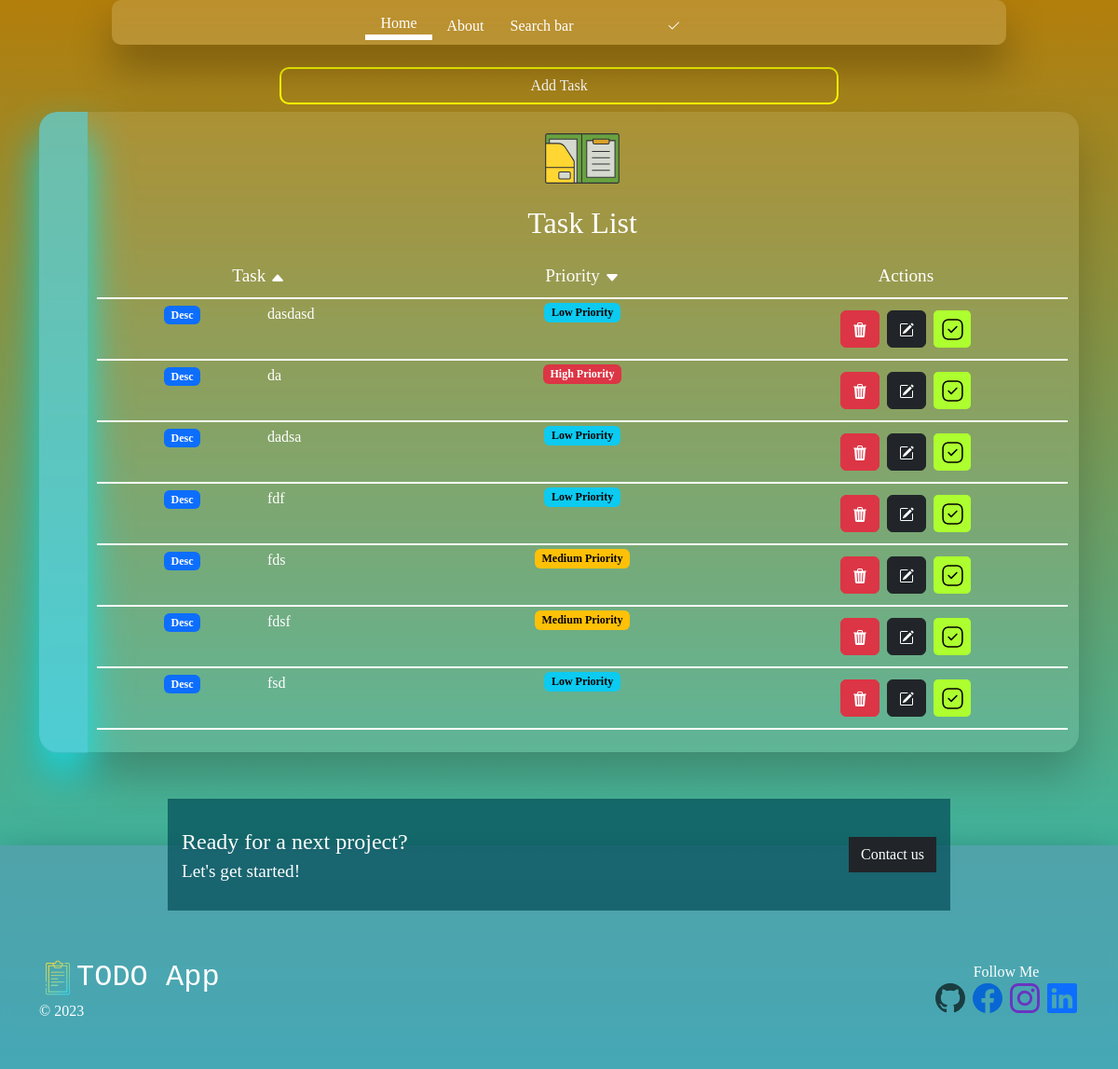
/ (signed in), run on the app's committed database.
### Home/models.py (models this page shows, shortened)
class TODO(models.Model):
    user = models.ForeignKey(User, on_delete=models.CASCADE, null=True)
    task_title = models.CharField(max_length=30)
    task_description = models.TextField()
    task_priority = models.TextField()
    time = models.DateTimeField(auto_now_add=True)
    task_status = models.BooleanField(default=False)

### Home/views.py (the view, shortened to what this page needs)
# urls.py: path('', views.todo, name='todo_list'),
@login_required(login_url='/account')
def todo(request):
    allTask = TODO.objects.filter(user=request.user)
    status = task_status(allTask)
    context = {
                'tasks': allTask,
                'name': request.user,
                        'completed':status[0],
                        'not_completed':status[1],
                        'high_priority':status[2],
                        'middle_priority': status[3],
                        'low_priority':status[4],
                        'asc_priority': False,
    'asc_tasks': False}
    return render(request, 'index.html', context)

### Home/views.py (called while the page is built)
def task_status(tasks):
    pending = 0
    completed = 0
    high_priority = 0
    middle_priority = 0
    low_priority = 0
    for x in tasks:
        if not x.task_status:
            pending += 1
        else:
            completed += 1
        if x.task_priority == 'High Priority':
            high_priority += 1
        elif x.task_priority == 'Medium Priority':
            middle_priority += 1
        elif x.task_priority == 'Low Priority':
            low_priority += 1
    return [completed,pending,high_priority,middle_priority,low_priority]

### templates/index.html (shortened to what this page needs)
{% extends 'base.html' %}
{% load static %}
      {% block interface %}
<div class=" task-adder d-flex justify-content-center">
  <button type="button" class=" btn btn-danger text-white" data-bs-toggle="modal" data-bs-target="#exampleModal">
    <span>Add Task</span>
  </button>
</div>
<form action="/home" method="post" class=" mb-2  container mt-2 d-flex justify-content-center align-items-center position-relative">
    <div class=" glass container d-flex pb-4 position-relative">
      <div class="sidebar "data-bs-toggle="offcanvas" data-bs-target="#offcanvasWithBothOptions" aria-controls="offcanvasWithBothOptions"></div>
      <div class="w-100">
        <header class="pb-3">
          <div class="d-flex justify-content-center">
            <img src="{%static 'TODO_Images/folder.svg'%}" class="" height="100" alt="">
          </div>
          <h2 class="text-white text-center">Task List</h2>
        </header>
        <div class="head-row d-flex flex-wrap  text-white">
          <div class="col-lg-4 col-md-4 col-12 mb-2  text-center">
            <p>Task
              {% if asc_tasks %}
              <a href="/reverse_sort_alphabetically" class="text-white"><svg xmlns="http://www.w3.org/2000/svg" width="16" height="16" fill="currentColor" class="bi bi-caret-down-fill" viewBox="0 0 16 16">
                <path d="M7.247 11.14 2.451 5.658C1.885 5.013 2.345 4 3.204 4h9.592a1 1 0 0 1 .753 1.659l-4.796 5.48a1 1 0 0 1-1.506 0z"/>
              </svg></a>
              {% else %}
              <a href="/sort_alphabetically" class="text-white"><svg xmlns="http://www.w3.org/2000/svg" width="16" height="16" fill="currentColor" class="bi bi-caret-up-fill" viewBox="0 0 16 16">
                <path d="m7.247 4.86-4.796 5.481c-.566.647-.106 1.659.753 1.659h9.592a1 1 0 0 0 .753-1.659l-4.796-5.48a1 1 0 0 0-1.506 0z"/>
              </svg></a>
              {%endif%}
            </p>
          </div>
          <div class="col-lg-4 col-md-4 col-12 mb-2  text-center">
            <p>Priority
              {% if asc_priority %}
              <a href="/sort_priority_desc" class="text-white"><svg xmlns="http://www.w3.org/2000/svg" width="16" height="16" fill="currentColor" class="bi bi-caret-up-fill" viewBox="0 0 16 16">
                <path d="m7.247 4.86-4.796 5.481c-.566.647-.106 1.659.753 1.659h9.592a1 1 0 0 0 .753-1.659l-4.796-5.48a1 1 0 0 0-1.506 0z"/>
              </svg></a>
            {% else %}
            <a href="/sort_priority_asc" class="text-white"><svg xmlns="http://www.w3.org/2000/svg" width="16" height="16" fill="currentColor" class="bi bi-caret-down-fill" viewBox="0 0 16 16">
              <path d="M7.247 11.14 2.451 5.658C1.885 5.013 2.345 4 3.204 4h9.592a1 1 0 0 1 .753 1.659l-4.796 5.48a1 1 0 0 1-1.506 0z"/>
            </svg></a>
          {% endif %}
        </p>
          </div>
          <div class="col-lg-4 col-md-4 col-12 mb-2 text-center">
            <p>Actions</p>
          </div>
        </div>
        <div class="d-flex justify-content-center">
          <div class="divider"></div>
        </div>
        {% for task in tasks %}
        <div class="d-flex flex-wrap pt-1 pb-1 ">
          <div class="hoohoo col-lg-4 col-md-4 col-12 mb-2 d-flex  text-white text-center ">
            <div class="col-3 mx-5 ">
              <span class="badge  text-bg-primary desc-span" data-bs-toggle="modal" data-bs-target="#taskModal" desc = "{{task.task_description}}">Desc</span>
            </div>
            {% if task.task_status %}
              <p class="bwline text-break">{{task.task_title}}</p>
            {% else %}
              <p class=" text-break">{{task.task_title}}</p>
            {% endif %}
          </div>
          <div class="col-lg-4 col-md-4 col-12 mb-2 d-flex  justify-content-center align-items-start text-white text-center">
            {% if task.task_priority == 'High Priority'%}
            <span class="badge text-bg-danger">{{task.task_priority}}</span>
            {% elif task.task_priority == 'Medium Priority'%}
            <span class=" overflow-hidden badge text-bg-warning">{{task.task_priority}}</span>
            {% else %}
            <span class="badge text-bg-info">{{task.task_priority}}</span>
            {% endif%}
          </div>
          <div class="col-lg-4 col-md-4 col-12 mb-2 mt-2  action-btns text-white text-center flex-wrap d-flex justify-content-center gap-2">
            <a href="/delete_task/{{ task.id }}" type="button" class="del-t btn btn-danger"></a>
            <a href="/update_task/ {{task.id}}" type="button" class="update-t btn updator btn-dark"></a>
              <a type="button" href="/update_status/ {{task.id}}" class="dana-don d-flex align-items-center justify-content-center">
              </a>
          </div>
        </div>
        <div class="d-flex justify-content-center">
          <div class="divider"></div>
        </div>
        {%endfor%}
      </div>
    </div>
</form>
    {% endblock %}

### templates/base.html (shortened to what this page needs)
<!doctype html>
<html lang="en">
  <head>
    {%load static%}
    <link rel="stylesheet" href="{%static 'index.css'%}">
    <link href="https://cdn.jsdelivr.net/npm/bootstrap@5.3.1/dist/css/bootstrap.min.css" rel="stylesheet">
  </head>
  <body id="main-body" class="color-3">
    <div class = "set_length ">
      <div class="mb-4 d-flex justify-content-center">
        <nav class="navbar navbar-expand-lg  navbar-expand-md">
          <div class="container justify-content-center">
            <div class="d-flex flex-wrap align-items-center ">
              <a href="/" class="text-white px-3 active">Home</a>
              <a href="/about" class="text-white px-3">About</a>
              <div class="col-lg-6 col-md-6 col-12 position-relative overflow-hidden">
                <form class="d-flex align-items-center searchu"  action="/search" method="post">
                  <input class="form-control position-relative  search-bar-bg me-2  text-white" name="search_input" type="search" placeholder="Search bar" value="{{ input_val }}" aria-label="Search" required>
                  <button class="btn tick " type="submit" ><svg xmlns="http://www.w3.org/2000/svg" width="36" height="36" fill="currentColor" class="bi bi-check2" viewBox="0 0 16 16">
                    <path d="M13.854 3.646a.5.5 0 0 1 0 .708l-7 7a.5.5 0 0 1-.708 0l-3.5-3.5a.5.5 0 1 1 .708-.708L6.5 10.293l6.646-6.647a.5.5 0 0 1 .708 0z"/>
                  </svg></button>
                </form>
              </div>
            </div>
          </div>
        </nav>
      </div>
        {% block interface %}
        {% endblock %}
    </div>
    <footer class="">
      <div class="d-flex justify-content-center">
        <div class=" contact-box d-flex justify-content-between align-items-center">
          <div>
            <p class = "footer-main ">Ready for a next project?</p>
            <p class="footer-secon">Let's get started!</p>
          </div>
          <div>
            <a type="button" href="mailto:abdulrehmanamerara@gmail.com?Subject=Please Enter a Subject" class="btn btn-dark btn--contact">Contact us</a>
          </div>
        </div>
      </div>
      <div class="container  d-flex justify-content-between mt-5">
        <div class="col-6 left- overflow-hidden text-white">
          <p class="task-title"><img src="{% static 'Login_Images/clipboard.png' %}" height="40" alt="">TODO App</p>
          <p class="">© 2023</p>
        </div>
        <div class="col-6 d-flex justify-content-end align-items-center overflow-hidden text-white">
          <div class="lh-1">
            <p class="text-center mb-1">Follow Me</p>
            <a class = "github " href="https://github.com/AbdulRehmanAmer" target="_blank">
            </a>
            <a class = "facebook" href="https://www.facebook.com/abdulrehman.amer.9" target="_blank">
            </a>
            <a class = "instagram" href="https://www.instagram.com/abdulrehmanamer/" target="_blank">
            </a>
            <a href="https://www.linkedin.com/in/abdul-rehman-amer-baig-72b558260/" target="_blank">
            </a>
          </div>
        </div>
      </div>
    </footer>
   </body>
</html>

### static/index.css (style rules this page uses)
* { font-family: cursive; }
body { min-height: 100vh; min-width: 100%; overflow-x: hidden; }
.color-3 { background: rgb(34,193,195); background: linear-gradient(0deg, rgba(34,193,195,1) 0%, rgb(179, 126, 11) 100%); }
.set_length { min-height: 100vh; min-width: 100%; }
.desc-span { cursor: pointer; }
.sidebar { width: 5%; background-color: rgb(0, 0, 0); background:rgba(65, 223, 255, 0.575) ; box-shadow: 0 25px 45px rgb(25, 224, 234); margin-left: -12px !important; margin-bottom: -25px !important; border-top-left-radius: 20px; border-bottom-left-radius: 20px; margin-right: 10px; cursor: pointer; }
.glass { width: 80%; min-height: 80vh; background-color: aliceblue; background:rgba(255, 255, 255, .1) ; box-shadow: 0 25px 45px rgba(0,0,0,.2); backdrop-filter: blur(4px); border-radius: 20px; }
.glass .head-row p { font-size: 1.2rem; }
.glass header h2 { font-family: cursive; }
.glass p { font-family: cursive; }
.glass .divider { border: 1.5px solid white; width: 100%; }
.task-adder { width: 100%; }
.task-adder button { border: 2px solid yellow !important; background-color: transparent !important; font-family: cursive; width: 50%; border-radius: 10px; }
p { margin-bottom: 0rem !important; }
.nav- { animation: to_up 0.5s linear; }
nav a.active { border-bottom: 6px solid white; }
.glass { padding-left: 20px; padding-right: 20px; }
.glass_animation { animation: to_up 0.8s linear; }
.task-adder- { animation: to_left 1s linear; }
.dana-don { border: 1px solid transparent !important; background-color: greenyellow ; height: 40px !important; width: 40px !important; border-radius: 5px; }
.del-t,.update-t { height: 40px !important; }
.navbar { padding-top: 8px !important; padding-bottom: 0px !important; width: 80%; border: 0px solid transparent; background-color: aliceblue; background:rgba(255, 255, 255, 0.144) ; box-shadow: 0 25px 45px rgba(0, 0, 0, 0.297); backdrop-filter: blur(4px); border-radius: 10px; font-family: cursive !important; }
nav .search-bar-bg { background-color: transparent !important; border: none !important; border-radius: 0px !important; height: 33px !important; }
nav .tick { border: none !important; color: white; display: flex; justify-content: center; align-items: center; width: 40px; height: 40px; border-radius: 50%; }
nav a { text-decoration: none !important; }
nav button { border: 1px solid white !important; }
::placeholder { color: white !important; font-family: cursive; }
footer { background-color: aliceblue; background:rgba(88, 156, 175, 0.669) ; box-shadow: 0 25px 45px rgba(0, 0, 0, 0.676); backdrop-filter: blur(4px); height: 30vh; width: 100%; margin-top: 100px; }
.contact-box { padding-left: 15px; padding-right: 15px; height: 15vh; width: 70%; background-color: #024a58b3; margin-top: -50px; }
.footer-main { font-size: 1.5rem; color: white; }
.footer-secon { font-size: 1.2rem; color: white; }
footer .contact-box a { border-radius: 0px; }
footer .task-title { font-family: monospace !important; font-size: 2rem !important; }
footer svg { height: 4vh; }
footer .github { color: rgba(0, 0, 0, 0.637) !important; }
footer .facebook { color: rgb(8, 103, 211) !important; }
footer a { text-decoration: none !important; }
footer .instagram { color: #6a34c1 !important; }

### data on the page
TODO: task_title "dasdasd", task_priority "Low Priority"
TODO: task_title "da", task_priority "High Priority"
TODO: task_title "dadsa", task_priority "Low Priority"
TODO: task_title "fdf", task_priority "Low Priority"
TODO: task_title "fds", task_priority "Medium Priority"
TODO: task_title "fdsf", task_priority "Medium Priority"
TODO: task_title "fsd", task_priority "Low Priority"
